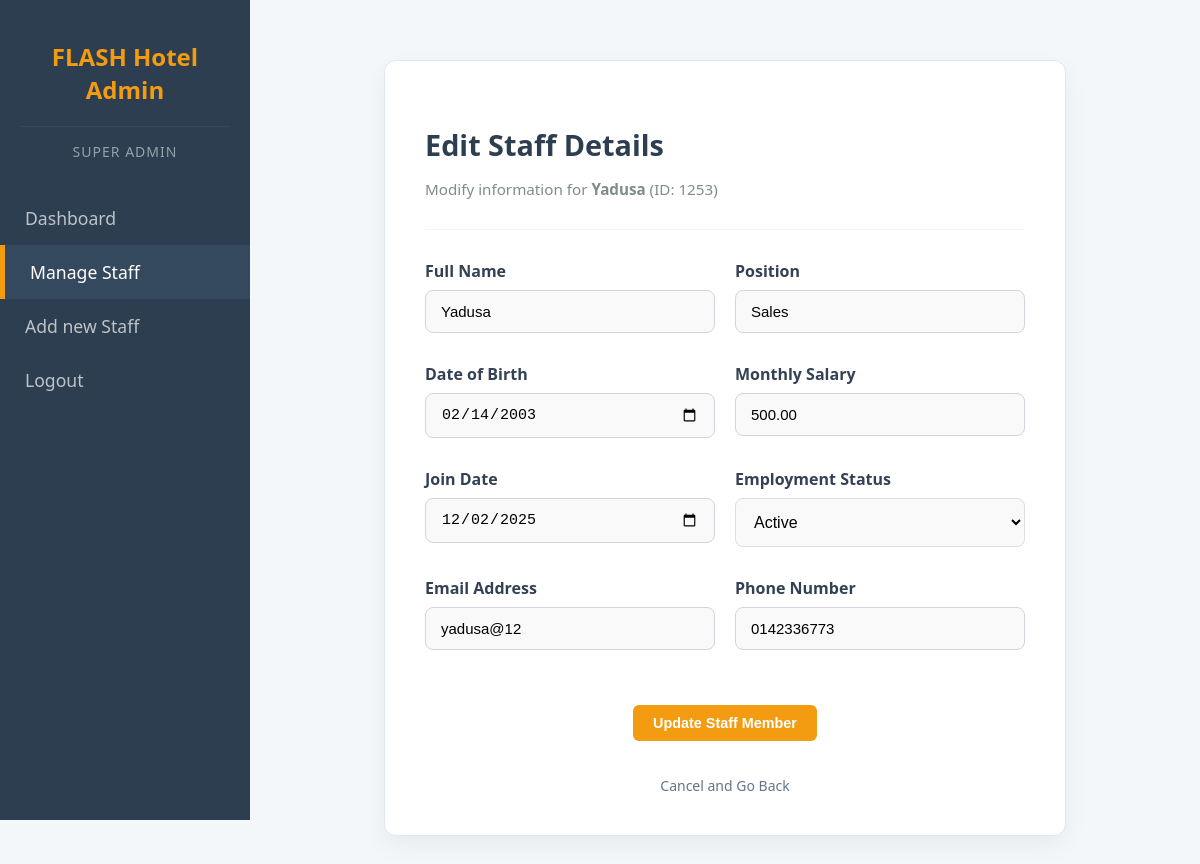
/edit_staff.php?id=1253 (signed in), run on the app's committed database.
### tables this page shows
CREATE TABLE `staffs` (
  `staff_id` varchar(20) NOT NULL,
  `staff_name` varchar(100) NOT NULL,
  `staff_dob` date NOT NULL,
  `staff_salary` decimal(10,2) NOT NULL,
  `staff_join_date` date NOT NULL,
  `staff_position` varchar(100) NOT NULL,
  `staff_role` varchar(50) NOT NULL DEFAULT 'Staff',
  `staff_email` varchar(100) DEFAULT NULL,
  `staff_phone` varchar(20) DEFAULT NULL,
  `staff_status` enum('Active','Inactive') DEFAULT 'Active'
);

### edit_staff.php (the view, shortened to what this page needs)
<?php
include "db.php";
$id = $_GET["id"];
$stmt = $conn->prepare("SELECT * FROM staffs WHERE staff_id = ?");
$stmt->bind_param("s", $id);
$stmt->execute();
$result = $stmt->get_result();
$row = $result->fetch_assoc();
?>
<!DOCTYPE html>
<html>
<head>
    <link rel="stylesheet" href="subadmin.css">
</head>
<body>
<div class="sidebar">
    <div class="brand">
        <h2>FLASH Hotel Admin</h2>
        <p class="role">Super Admin</p>
    </div>
    <a href="dashboard.php">Dashboard</a>
    <a href="manage_staff.php" class="active">Manage Staff</a>
    <a href="add_staff.php">Add new Staff</a>
    <a href="logout.php">Logout</a>
</div>
<div class="main-content">
    <div class="form-container">
        <div class="form-header">
            <h2>Edit Staff Details</h2>
            <p>Modify information for <strong><?php echo htmlspecialchars($row['staff_name']); ?></strong> (ID: <?php echo $id; ?>)</p>
        </div>
        <form method="POST" class="admin-form">
            <div class="form-row">
                <div class="form-group">
                    <label>Full Name</label>
                    <input type="text" name="staff_name" value="<?= htmlspecialchars($row['staff_name']) ?>" required>
                </div>
                <div class="form-group">
                    <label>Position</label>
                    <input type="text" name="staff_position" value="<?= htmlspecialchars($row['staff_position']) ?>" required>
                </div>
            </div>
            <div class="form-row">
                <div class="form-group">
                    <label>Date of Birth</label>
                    <input type="date" name="staff_dob" value="<?= $row['staff_dob'] ?>" required max="2006-12-31">
                </div>
                <div class="form-group">
                    <label>Monthly Salary</label>
                    <input type="number" step="0.01" name="staff_salary" value="<?= $row['staff_salary'] ?>" required>
                </div>
            </div>
            <div class="form-row">
                <div class="form-group">
                    <label>Join Date</label>
                    <input type="date" name="staff_join_date" value="<?= $row['staff_join_date'] ?>" required max="<?php echo date('Y-m-d'); ?>">
                </div>
                <div class="form-group">
                    <label>Employment Status</label>
                    <select name="staff_status" class="form-select">
                        <option value="Active" <?= $row['staff_status']=='Active'?'selected':'' ?>>Active</option>
                    </select>
                </div>
            </div>
            <div class="form-row">
                <div class="form-group">
                    <label>Email Address</label>
                    <input type="email" name="staff_email" value="<?= htmlspecialchars($row['staff_email']) ?>">
                </div>
                <div class="form-group">
                 <label>Phone Number</label>
                 <input
                  type="text"
                  name="staff_phone"
                  placeholder="e.g. 0123456789"
                  required
                  pattern="\d{10}"
                  title="Please enter exactly 10 digits"
                  maxlength="10"
                  oninput="this.value = this.value.replace(/[^0-9]/g, '');"
                  value="<?= isset($row['staff_phone']) ? htmlspecialchars($row['staff_phone']) : '' ?>">
                </div>
            </div>
            <div class="form-actions">
                <button type="submit" name="submit" class="btn">Update Staff Member</button>
                <a href="manage_staff.php" class="btn-link">Cancel and Go Back</a>
            </div>
        </form>
    </div>
</div>
</body>
</html>

### subadmin.css (style rules this page uses)
body { font-family: 'Segoe UI', Tahoma, Geneva, Verdana, sans-serif; background-color: #f4f7f9; margin: 0; display: flex; }
.sidebar { height: 100vh; width: 250px; background-color: #2c3e50; color: white; position: fixed; padding-top: 20px; }
.sidebar .brand { text-align: center; padding: 0 20px; margin-bottom: 30px; }
.sidebar h2 { text-align: center; font-size: 1.5rem; padding-bottom: 20px; border-bottom: 1px solid #34495e; color: #f39c12; }
.sidebar .role { font-size: 14px; color: #90a4ae; margin-top: -5px; text-transform: uppercase; letter-spacing: 1px; }
.sidebar a { padding: 15px 25px; text-decoration: none; font-size: 1.1rem; color: #bdc3c7; display: block; transition: 0.3s; }
.sidebar a:hover, .sidebar a.active { background-color: #34495e; color: white; border-left: 5px solid #f39c12; }
.main-content { margin-left: 250px; padding: 40px; width: 100%; display: flex; justify-content: center; }
.form-container { background: #ffffff; width: 100%; max-width: 800px; padding: 40px; border-radius: 12px; box-shadow: 0 10px 25px rgba(0, 0, 0, 0.05); border: 1px solid #e1e8ed; }
.form-header { margin-bottom: 30px; text-align: left; }
.form-header h2 { color: #2c3e50; font-size: 1.8rem; margin-bottom: 10px; }
.form-header p { color: #7f8c8d; font-size: 0.95rem; }
.form-group { margin-bottom: 25px; }
.form-group label { display: block; font-weight: 600; margin-bottom: 8px; color: #34495e; }
.form-group input { width: 100%; padding: 14px; border: 1px solid #dcdde1; border-radius: 8px; font-size: 1rem; background-color: #f9f9f9; transition: border-color 0.3s ease; box-sizing: border-box; }
.form-actions { display: flex; align-items: center; gap: 20px; margin-top: 30px; }
.btn-link { color: #3498db; text-decoration: none; font-weight: 500; }
.btn { display: inline-block; background-color: #f39c12; color: white; padding: 10px 20px; text-decoration: none; border-radius: 5px; font-weight: 600; margin-bottom: 20px; transition: background 0.3s; }
.btn { display: inline-block; background-color: #f39c12; color: white; padding: 10px 20px; text-decoration: none; border-radius: 6px; font-weight: 600; font-size: 0.9rem; transition: all 0.3s ease; border: none; cursor: pointer; }
.form-container { background: #ffffff; width: 100%; max-width: 600px; margin: 20px auto; padding: 40px; border-radius: 12px; box-shadow: 0 10px 25px rgba(0, 0, 0, 0.05); border: 1px solid #e1e8ed; }
.form-header { margin-bottom: 30px; border-bottom: 1px solid #f1f5f9; padding-bottom: 15px; }
.form-group label { display: block; font-weight: 600; margin-bottom: 8px; color: #334155; }
.form-group input { width: 100%; padding: 12px 15px; border: 1px solid #d1d5db; border-radius: 8px; font-size: 15px; box-sizing: border-box; }
.form-actions { display: flex; flex-direction: column; gap: 15px; text-align: center; margin-top: 30px; }
.btn-link { color: #64748b; text-decoration: none; font-size: 14px; }

### edit_staff.php (style rules this page uses)
.form-select { width: 100%; padding: 14px; border: 1px solid #dcdde1; border-radius: 8px; font-size: 1rem; background-color: #f9f9f9; cursor: pointer; }
.form-row { display: flex; gap: 20px; margin-bottom: 5px; }
.form-row .form-group { flex: 1; }

### data on the page
staffs: staff_name "Yadusa", staff_position "Sales", staff_dob "02/14/2003", staff_salary "500.00", staff_join_date "12/02/2025", staff_status "Active", staff_email "yadusa@12", staff_phone "0142336773"

### other printed values
$id "1253"
